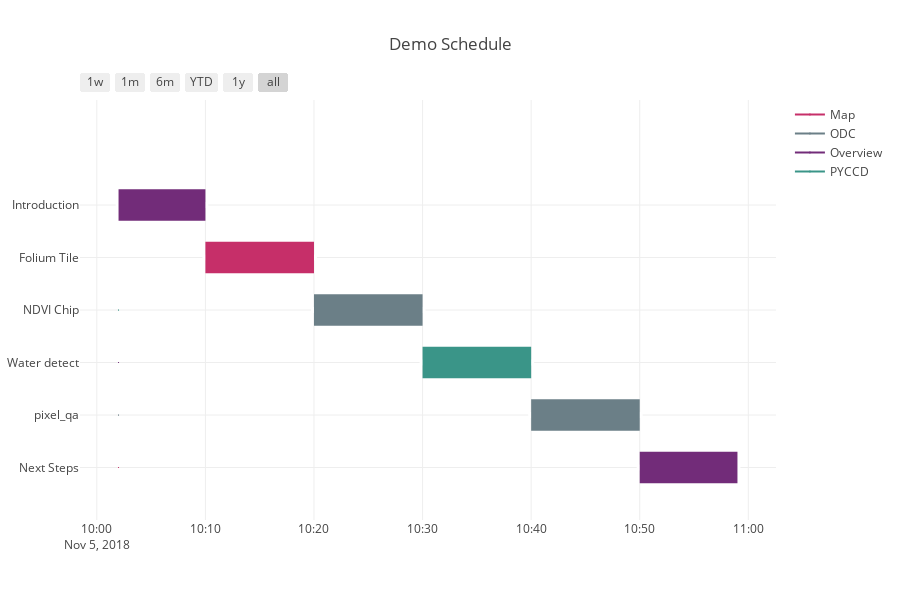

Notebook code cell kept with this figure:
### Markdown cell above
# Demo Agenda

### Code cell
import plotly.plotly as py
import plotly.figure_factory as ff
import plotly.offline as py

py.init_notebook_mode(connected=True)


df = [
   
    
    dict(Task='Next Steps', Start='2018-11-05 10:50', Finish='2018-11-05 10:59', Resource='Overview'),
    dict(Task='pixel_qa', Start='2018-11-05 10:40', Finish='2018-11-05 10:50', Resource='ODC'),
    dict(Task='Water detect', Start='2018-11-05 10:30', Finish='2018-11-05 10:40', Resource='PYCCD'),
    dict(Task='NDVI Chip', Start='2018-11-05 10:20', Finish='2018-11-05 10:30', Resource='ODC'),
    dict(Task='Folium Tile', Start='2018-11-05 10:10', Finish='2018-11-05 10:20', Resource='Map'),
    dict(Task='Introduction', Start='2018-11-05 10:02', Finish='2018-11-05 10:10:00', Resource='Overview')
]

colors = dict(Strategy = 'rgb(46, 137, 205)',
              Overview = 'rgb(114, 44, 121)',
              Map = 'rgb(198, 47, 105)',
              PYCCD = 'rgb(58, 149, 136)',
              ODC = 'rgb(107, 127, 135)')

fig = ff.create_gantt(df, colors=colors, index_col='Resource', title='Demo Schedule',
                      show_colorbar=True, bar_width=0.3, showgrid_x=True, showgrid_y=True)
py.iplot(fig, show_link=False)

### Figure 1 — Plotly figure (JSON) as saved in the notebook; plotly's stock layout.template omitted (floating-point values rounded to 4 significant figures)
{"data": [{"marker": {"color": "white"}, "name": "", "showlegend": false, "type": "scatter", "uid": "4b62766a-e119-11e8-baf7-02738673ee84", "x": ["2018-11-05 10:50", "2018-11-05 10:59"], "y": [0, 0]}, {"marker": {"color": "white"}, "name": "", "showlegend": false, "type": "scatter", "uid": "4b62766b-e119-11e8-baf7-02738673ee84", "x": ["2018-11-05 10:40", "2018-11-05 10:50"], "y": [1, 1]}, {"marker": {"color": "white"}, "name": "", "showlegend": false, "type": "scatter", "uid": "4b62766c-e119-11e8-baf7-02738673ee84", "x": ["2018-11-05 10:30", "2018-11-05 10:40"], "y": [2, 2]}, {"marker": {"color": "white"}, "name": "", "showlegend": false, "type": "scatter", "uid": "4b62766d-e119-11e8-baf7-02738673ee84", "x": ["2018-11-05 10:20", "2018-11-05 10:30"], "y": [3, 3]}, {"marker": {"color": "white"}, "name": "", "showlegend": false, "type": "scatter", "uid": "4b62766e-e119-11e8-baf7-02738673ee84", "x": ["2018-11-05 10:10", "2018-11-05 10:20"], "y": [4, 4]}, {"marker": {"color": "white"}, "name": "", "showlegend": false, "type": "scatter", "uid": "4b62766f-e119-11e8-baf7-02738673ee84", "x": ["2018-11-05 10:02", "2018-11-05 10:10:00"], "y": [5, 5]}, {"hoverinfo": "none", "marker": {"color": "rgb(198, 47, 105)", "size": 1}, "name": "Map", "showlegend": true, "type": "scatter", "uid": "4b627670-e119-11e8-baf7-02738673ee84", "x": ["2018-11-05 10:02", "2018-11-05 10:02"], "y": [0, 0]}, {"hoverinfo": "none", "marker": {"color": "rgb(107, 127, 135)", "size": 1}, "name": "ODC", "showlegend": true, "type": "scatter", "uid": "4b627671-e119-11e8-baf7-02738673ee84", "x": ["2018-11-05 10:02", "2018-11-05 10:02"], "y": [1, 1]}, {"hoverinfo": "none", "marker": {"color": "rgb(114, 44, 121)", "size": 1}, "name": "Overview", "showlegend": true, "type": "scatter", "uid": "4b627672-e119-11e8-baf7-02738673ee84", "x": ["2018-11-05 10:02", "2018-11-05 10:02"], "y": [2, 2]}, {"hoverinfo": "none", "marker": {"color": "rgb(58, 149, 136)", "size": 1}, "name": "PYCCD", "showlegend": true, "type": "scatter", "uid": "4b627673-e119-11e8-baf7-02738673ee84", "x": ["2018-11-05 10:02", "2018-11-05 10:02"], "y": [3, 3]}], "layout": {"height": 600, "hovermode": "closest", "shapes": [{"fillcolor": "rgb(114, 44, 121)", "line": {"width": 0}, "opacity": 1, "type": "rect", "x0": "2018-11-05 10:50", "x1": "2018-11-05 10:59", "xref": "x", "y0": -0.3, "y1": 0.3, "yref": "y"}, {"fillcolor": "rgb(107, 127, 135)", "line": {"width": 0}, "opacity": 1, "type": "rect", "x0": "2018-11-05 10:40", "x1": "2018-11-05 10:50", "xref": "x", "y0": 0.7, "y1": 1.3, "yref": "y"}, {"fillcolor": "rgb(58, 149, 136)", "line": {"width": 0}, "opacity": 1, "type": "rect", "x0": "2018-11-05 10:30", "x1": "2018-11-05 10:40", "xref": "x", "y0": 1.7, "y1": 2.3, "yref": "y"}, {"fillcolor": "rgb(107, 127, 135)", "line": {"width": 0}, "opacity": 1, "type": "rect", "x0": "2018-11-05 10:20", "x1": "2018-11-05 10:30", "xref": "x", "y0": 2.7, "y1": 3.3, "yref": "y"}, {"fillcolor": "rgb(198, 47, 105)", "line": {"width": 0}, "opacity": 1, "type": "rect", "x0": "2018-11-05 10:10", "x1": "2018-11-05 10:20", "xref": "x", "y0": 3.7, "y1": 4.3, "yref": "y"}, {"fillcolor": "rgb(114, 44, 121)", "line": {"width": 0}, "opacity": 1, "type": "rect", "x0": "2018-11-05 10:02", "x1": "2018-11-05 10:10:00", "xref": "x", "y0": 4.7, "y1": 5.3, "yref": "y"}], "showlegend": true, "title": "Demo Schedule", "width": 900, "xaxis": {"rangeselector": {"buttons": [{"count": 7, "label": "1w", "step": "day", "stepmode": "backward"}, {"count": 1, "label": "1m", "step": "month", "stepmode": "backward"}, {"count": 6, "label": "6m", "step": "month", "stepmode": "backward"}, {"count": 1, "label": "YTD", "step": "year", "stepmode": "todate"}, {"count": 1, "label": "1y", "step": "year", "stepmode": "backward"}, {"step": "all"}]}, "showgrid": true, "type": "date", "zeroline": false}, "yaxis": {"autorange": false, "range": [-1, 7], "showgrid": true, "ticktext": ["Next Steps", "pixel_qa", "Water detect", "NDVI Chip", "Folium Tile", "Introduction"], "tickvals": [0, 1, 2, 3, 4, 5], "zeroline": false}}}
